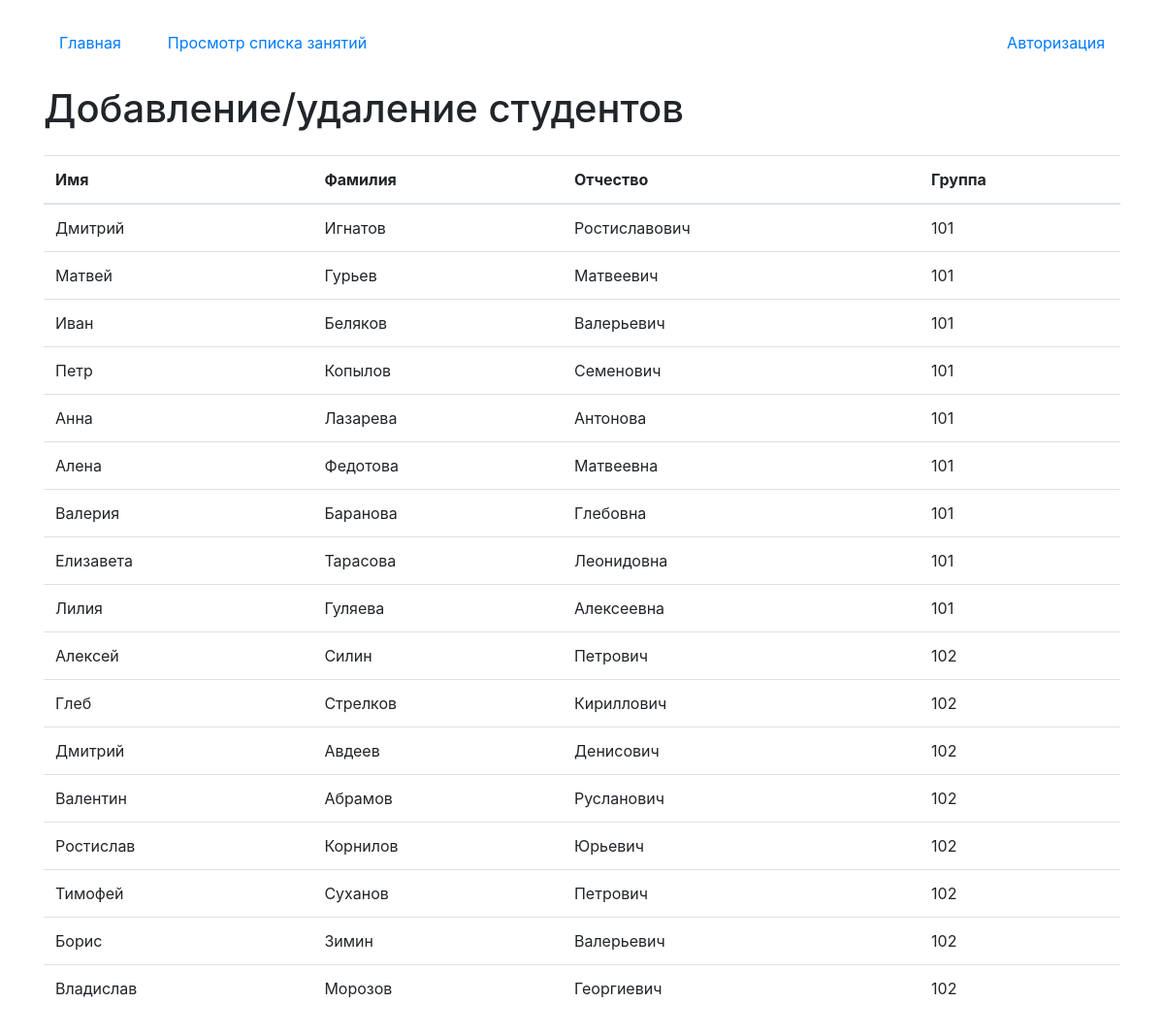
The app's page /addstudent with its own data.
### couple/models.py (models this page shows, shortened)
class Student(models.Model):
    first_name = models.CharField("Имя",max_length=20)
    last_name = models.CharField("Фамилия",max_length=20)
    middle_name = models.CharField("Отчество",max_length=20)
    group_id = models.ForeignKey(Groups, on_delete=models.CASCADE)
    class Meta:
        verbose_name = "Студент"
        verbose_name_plural = "Студенты"

class Groups(models.Model):
    name = models.CharField("Номер группы", max_length=10)
    speciality_id = models.ForeignKey(Speciality, on_delete=models.CASCADE)
    class Meta:
        verbose_name = "Группа"
        verbose_name_plural = "Группы"
    def __str__(self):
        return self.name

### couple/views.py (the view)
# urls.py: path('addstudent', views.CreateStudentView.as_view(), name='AddStudent'),
class CreateStudentView(CreateView):
    model = Student
    template_name = 'addstudent.html'
    form_class = StudentForm
    success_url = reverse_lazy('AddStudent')
    def get_context_data(self, **kwargs):
        kwargs['list_student'] = Student.objects.all()
        return super().get_context_data(**kwargs)

### templates/addstudent.html (shortened to what this page needs)
{% extends 'index.html' %}
{% block content %}
    {% if update %}
        <div class="col-5">
        <h1 class="mb-4">Редактирование</h1>
        {% if success_update %}
        <p style="color:red">Запись обновлена</p>
        {% endif %}
        <p class="mt-4">Страница редактирования</p>
        <p><a href="{% url 'AddStudent' %}">Вернуться назад</a></p>
        <form id="update_data" method="post">
            {% csrf_token %}
            {{form}}
        </form>
    <button form="update_data" type="submit" class="btn btn-primary mt-4">Обновить</button>
        </div>
    {% else %}
    <h1 class="mb-4">Добавление/удаление студентов</h1>
        <table class="table">
      <thead>
        <tr>
          <th scope="col">Имя</th>
          <th scope="col">Фамилия</th>
          <th scope="col">Отчество</th>
          <th scope="col">Группа</th>
        </tr>
      </thead>
      <tbody>
      {% for i in list_student%}
        <tr>
          <td>{{ i.first_name }}</td>
          <td>{{ i.last_name }}</td>
          <td>{{ i.middle_name }}</td>
          <td>{{ i.group_id.name }}</td>
        </tr>
      {% endfor %}
      </tbody>
    </table>
{% endif %}
{% endblock %}

### records on screen
Student: first_name "Дмитрий", last_name "Игнатов", middle_name "Ростиславович", group_id.name "101"
Student: first_name "Матвей", last_name "Гурьев", middle_name "Матвеевич", group_id.name "101"
Student: first_name "Иван", last_name "Беляков", middle_name "Валерьевич", group_id.name "101"
Student: first_name "Петр", last_name "Копылов", middle_name "Семенович", group_id.name "101"
Student: first_name "Анна", last_name "Лазарева", middle_name "Антонова", group_id.name "101"
Student: first_name "Алена", last_name "Федотова", middle_name "Матвеевна", group_id.name "101"
Student: first_name "Валерия", last_name "Баранова", middle_name "Глебовна", group_id.name "101"
Student: first_name "Елизавета", last_name "Тарасова", middle_name "Леонидовна", group_id.name "101"
Student: first_name "Лилия", last_name "Гуляева", middle_name "Алексеевна", group_id.name "101"
Student: first_name "Алексей", last_name "Силин", middle_name "Петрович", group_id.name "102"
Student: first_name "Глеб", last_name "Стрелков", middle_name "Кириллович", group_id.name "102"
Student: first_name "Дмитрий", last_name "Авдеев", middle_name "Денисович", group_id.name "102"
Student: first_name "Валентин", last_name "Абрамов", middle_name "Русланович", group_id.name "102"
Student: first_name "Ростислав", last_name "Корнилов", middle_name "Юрьевич", group_id.name "102"
Student: first_name "Тимофей", last_name "Суханов", middle_name "Петрович", group_id.name "102"
Student: first_name "Борис", last_name "Зимин", middle_name "Валерьевич", group_id.name "102"
Student: first_name "Владислав", last_name "Морозов", middle_name "Георгиевич", group_id.name "102"
